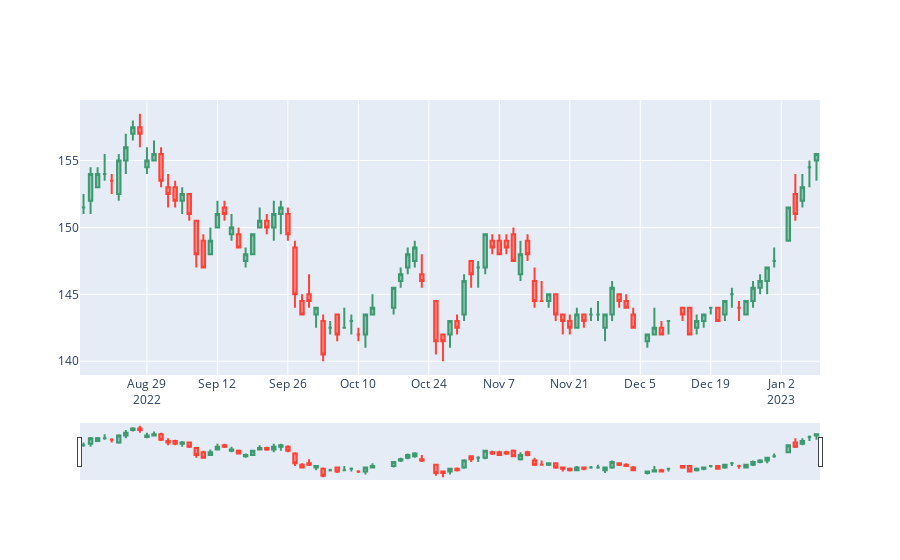

Notebook code cell kept with this figure:
### Code cell
fig = go.Figure(data=[go.Candlestick(
                        x=df1d['Date'],
                        open=df1d['Open'],
                        high=df1d['High'],
                        low=df1d['Low'],
                        close=df1d['Close']
)])

fig.update_xaxes(
    rangebreaks=[
        dict(bounds=["sat", "mon"]),
        dict(values=missing_date) 
])

fig.show()
